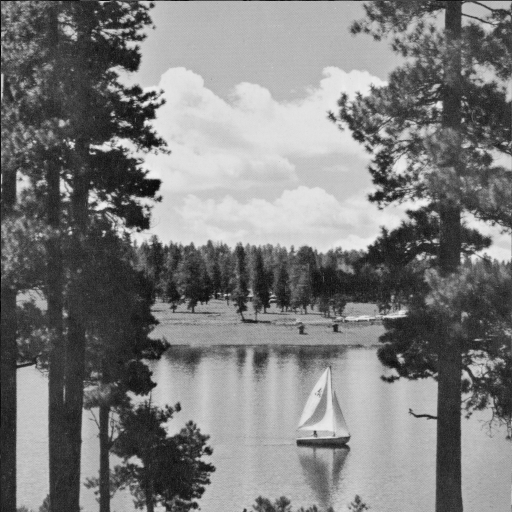
%> input picture LAKE.TIF, 512 x 512 px
$ octave question5.m   (GNU Octave 9; MATLAB toolbox functions it lacks are replaced by stand-ins)
%> lines starting %> are read from the running program, lines starting %| are printed output that depends on the picture
### My_entropy.m
function [E] = My_entropy(im)
    probability = imhist(im)/numel(im);
    probability = probability(find(probability));
    sen=log2(probability);
    probability = -1*probability.*log2(probability);
    E = sum(probability);
    sen=probability;
end

### RMSE.m
function [y] = RMSE(image1,image2)
p=image1-image2
    x = sum(sum(p.^2));
    y = sqrt(x);
end

### question5.m
I = imread('LAKE.TIF');
%> I is the input picture: size 512x512 uint8; min 1, max 239, mean 124.7
qm = [16 11 10 16 24 40 51 61;12 12 14 19 26 58 60 55; 14 13 16 24 40 57 69 56; 14 17 22 29 51 87 80 62; 18 22 37 56 68 109 103 77; 24 35 55 64 81 104 113 92; 49 64 78 87 103 121 120 101; 72 92 95 98 112 100 103 99];
s = size(I,1);
%> s = 512
s = s/8;
%> s = 64
varr = ones([1,s]);
varr  = varr*8;
%> varr = 64 values from 8 to 8
patchs = mat2cell(I,varr,varr);
%> patchs = 4096 items
ll = 1:10;
var=127;
F = dctmtx(8);
for c = ll
    temp_p = cell(size(patchs));
    value = numel(patchs);
    for i = 1:value
        var1 = patchs{i};
        DCT = myDCT(var1-var,F);
        qDCT = myDCT_quantization(DCT,qm,c);
        dqDCT = myDCT_dequantization(qDCT,qm,c);
        var3 = myIDCT(dqDCT,F);
        temp_p{i} = var3 + var;
    end
    temp_p = cell2mat(temp_p);

    entro(c) = My_entropy(uint8(temp_p));
    rmserror(c) = RMSE(double(I),double(temp_p));
end
%> this loop made 10 passes
%> (E in My_entropy, x in RMSE, y in RMSE) on passes 1 to 10: (5.21, 601767998.7, 24531), (5.08, 604081465.9, 24578.1), (4.84, 605624582.4, 24609.4), (4.59, 608588539.1, 24669.6), (4.39, 611022184, 24718.9), (4.24, 612769594.3, 24754.2), (4.08, 614691759.1, 24793), (3.92, 615910886, 24817.6), (3.71, 618168099, 24863), (3.62, 621886566.6, 24937.7)
%> pass 1, `temp_p = cell2mat(temp_p);`:
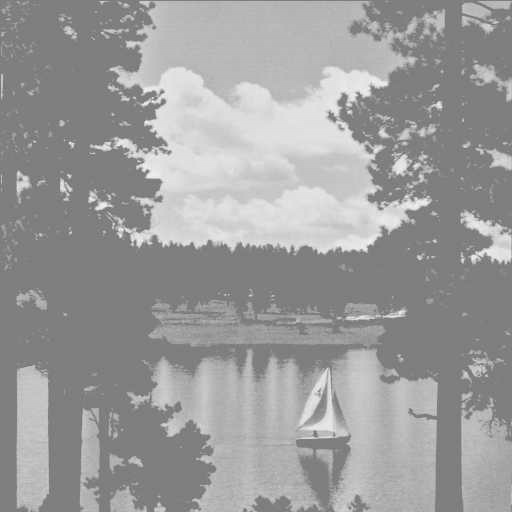
%> temp_p: size 512x512 double; min 101.8, max 254, mean 156.2
%> pass 1, in RMSE, `p=image1-image2`:
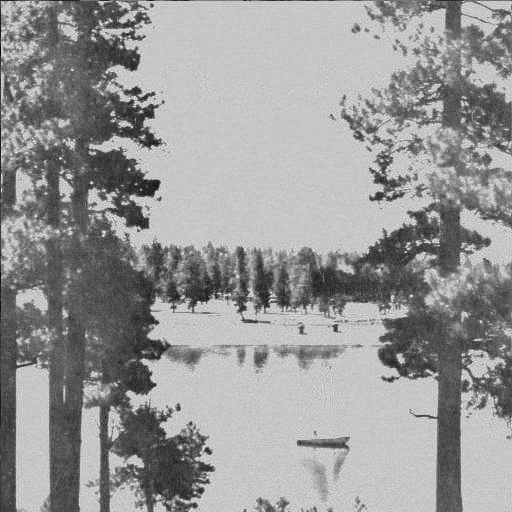
%> p: size 512x512 double; min -133.6, max 37.86, mean -31.5; drawn with min black and max white
%> after the loop:
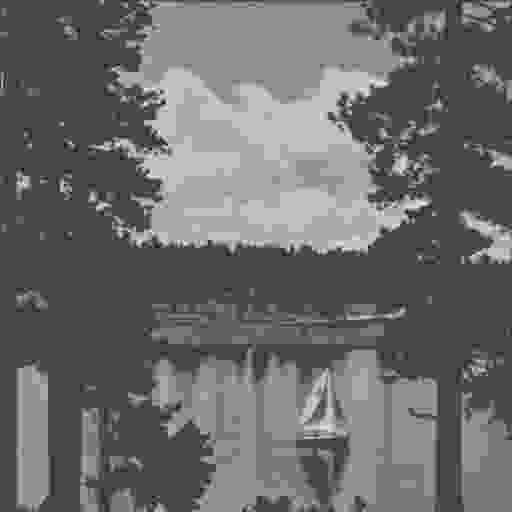
%> temp_p: size 512x512 double; min 67.87, max 277.2, mean 156.1; drawn with min black and max white
%> after the loop, entro = [5.21 5.08 4.84 4.59 4.39 4.24 4.08 3.92 3.71 3.62]; rmserror = [24531 24578.1 24609.4 24669.6 24718.9 24754.2 24793 24817.6 24863 24937.7]
plot(entro,rmserror,'.');
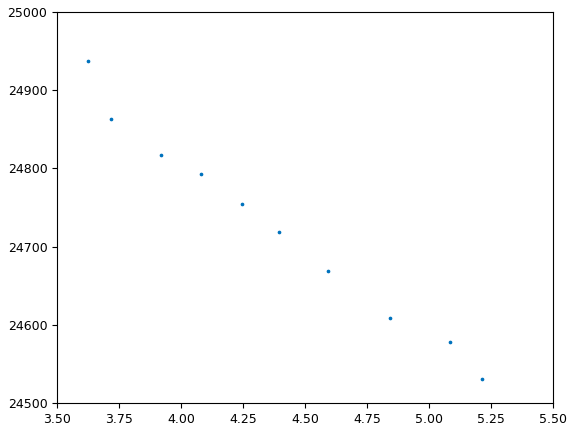
%> figure redrawn from the program's plot data
